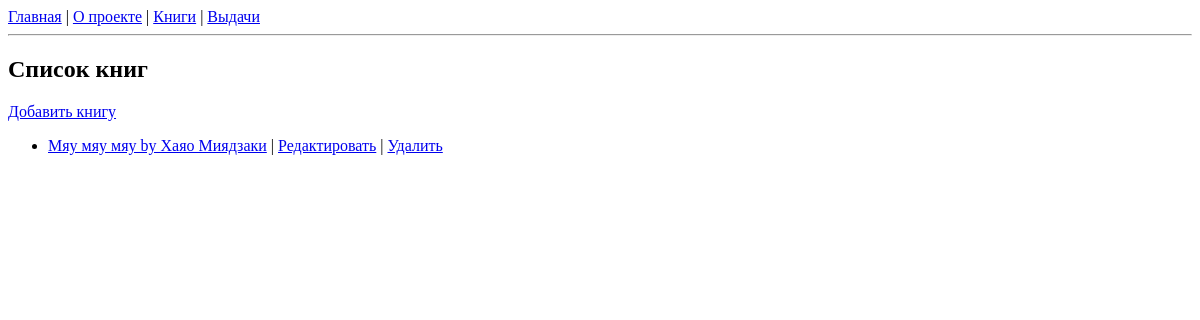
/books/, run on an earlier commit of the app's database.
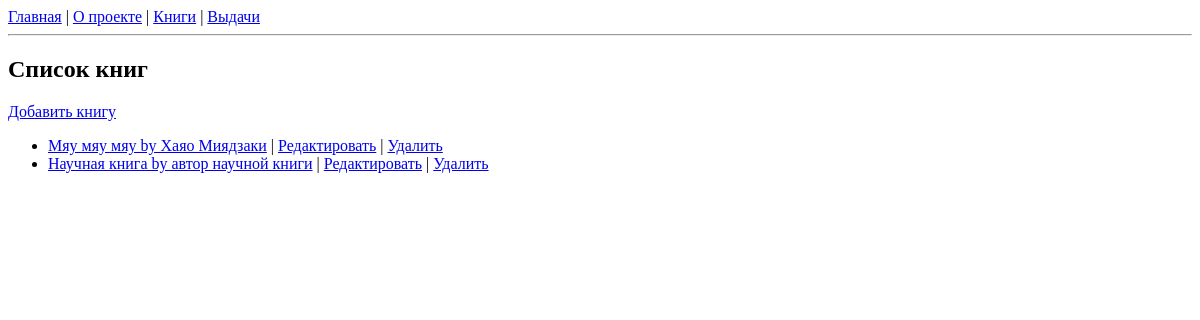
And on a later commit of the database.
### books/models.py (models this page shows)
class Books(models.Model):
    GENRE_CHOICES = [
        ('Fiction', 'Художественная литература'),
        ('Science', 'Наука'),
        ('History', 'История'),
        ('Fantasy', 'Фантастика'),
        ('Mystery', 'Детектив'),
        ('Other', 'Прочее'),
    ]
    genre_type = models.CharField(
        max_length=50,
        choices=GENRE_CHOICES,
        default='Other',
        verbose_name="Жанр"
    )
    book_name = models.CharField(
        max_length= 50,
        null=False,
        verbose_name= 'Название книги'
    )
    author = models.CharField(
        max_length=50,
        null=False,
        verbose_name='Автор'
    )
    publication_date = models.DateField(
        null=False,
        verbose_name='Дата публикации'
    )
    publisher = models.CharField(
        max_length=50,
        null=False,
        verbose_name='Издатель'
    )
    class Meta:
        verbose_name = "Книга"
        verbose_name_plural = "Книги"
        ordering = ['book_name']
    def __str__(self):
        return f"{self.book_name} by {self.author}"

### books/views.py (the view)
# urls.py: path('books/', views.BookListView.as_view(), name='book_list'),
class BookListView(ListView):
    model = Books
    template_name = 'books/book_list.html'
    context_object_name = 'books'

### templates/books/book_list.html (shortened to what this page needs)
{% extends 'base.html' %}
{% block content %}
<h2>Список книг</h2>
<a href="{% url 'book_create' %}">Добавить книгу</a>
<ul>
    {% for book in books %}
    <li>
        <a href="{% url 'book_detail' book.pk %}">{{ book }}</a>
        | <a href="{% url 'book_update' book.pk %}">Редактировать</a>
        | <a href="{% url 'book_delete' book.pk %}">Удалить</a>
    </li>
    {% empty %}
    <li>Нет книг</li>
    {% endfor %}
</ul>
{% endblock %}

What changed in the data, as far as the page shows it:
added Books: book_name+author "Научная книга by автор научной книги"
